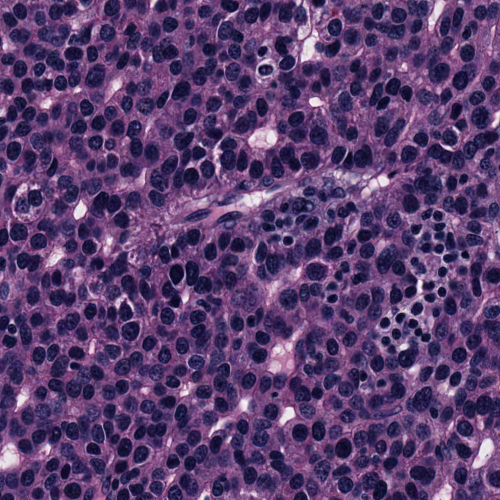
#> input picture images/histology/h_01.png, 1000 x 1000 px (shown at 1/2 size); its folder holds only this picture in this run
$ python random.py   (older library calls are emulated)
#> lines starting #> are read from the running program, lines starting #| are printed output that depends on the picture; long printed decimals are rounded
# -*- coding: utf-8 -*-
"""
Created on Sun Nov 20 01:00:10 2022

@author: Ivan
"""
import os
import matplotlib.pyplot as plt
from skimage.util import random_noise
from skimage.restoration import (denoise_wavelet, estimate_sigma)
from skimage.metrics import peak_signal_noise_ratio
import skimage.io
import random

path = "images/histology"

ReadImages=os.listdir(path)
#get the random image from histology folder
def randomImg():
    images=[]
    for img in ReadImages:
        image=skimage.io.imread(f'{path}/{img}')
#> image is the input picture: shape (1000, 1000, 3); mean R, G, B 91.2, 62.6, 111.3
        image=skimage.img_as_float(image)
        images.append(image)

    n = random.randint(-1,len(images)-1)
#> n = 0
    img = images[n]
    #shape = img.shape
    return img

image=randomImg()

#defining noise functions
noises=['gaussian', 's&p','salt','pepper','speckle']
noise = noises[random.randint(-1,len(noises)-1)]
#adding noise function
def addNoise(img, noise_mode=noise):
#> called with noise_mode = 'salt'
    sigma=0.6
    if (noise_mode == 'gaussian' or noise_mode == 'speckle'):
        noise_img=random_noise(img, mode=noise_mode, seed=None, clip=True, var= sigma**2)
    else:
        noise_img = random_noise(img, mode=noise_mode, amount=0.3)
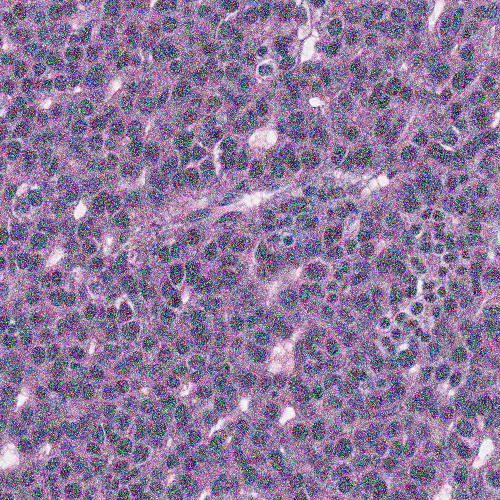
#> noise_img: shape (1000, 1000, 3) float64 (shown at 1/2 size); mean R, G, B 0.551, 0.471, 0.605
    return noise_img

noiseImg=addNoise(image)


#defining wavelet functions
wavelets=['haar', 'db2', 'sym2', 'coif2']
wavelet = wavelets[random.randint(-1,len(wavelets)-1)]

#Estimate value of standard deviation value
sigma_est=estimate_sigma(noiseImg,multichannel=True, average_sigmas=True)
#> sigma_est = 0.288
#applying Bayes shrinking
denoiseBayes= denoise_wavelet(noiseImg, method='BayesShrink', mode='soft', wavelet_levels=3, wavelet=wavelet,
                              multichannel=True, convert2ycbcr=True, rescale_sigma= True)
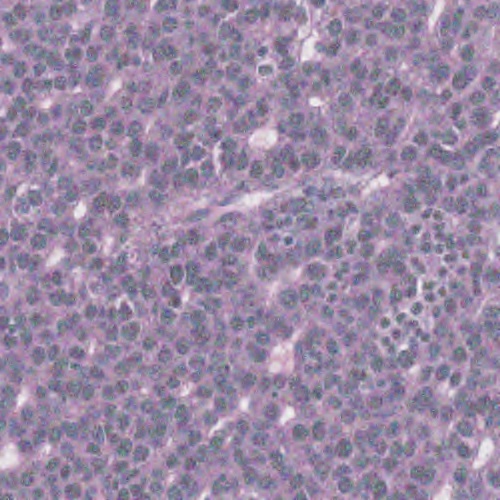
#> denoiseBayes: shape (1000, 1000, 3) float64 (shown at 1/2 size); mean R, G, B 0.551, 0.471, 0.605; drawn with min black and max white
#applying Visus shrinking
denoiseVisus= denoise_wavelet(noiseImg, method='VisuShrink', mode='soft', sigma=sigma_est/3, wavelet_levels=5, wavelet=wavelet,
                              multichannel=True, convert2ycbcr=True, rescale_sigma= True)
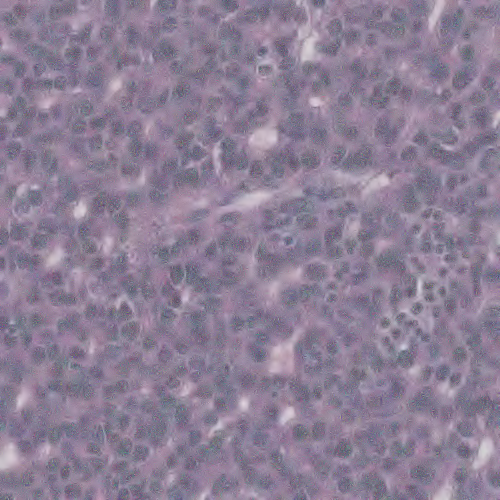
#> denoiseVisus: shape (1000, 1000, 3) float64 (shown at 1/2 size); mean R, G, B 0.551, 0.471, 0.605; drawn with min black and max white

#ploting images
fig, axes = plt.subplots(2, 2, figsize=[15, 15])

axes[0,0].imshow(image)
axes[0,0].set_title('Original Image')
axes[0,0].set_axis_off()

axes[0,1].imshow(noiseImg)
axes[0,1].set_title(f'{noise} noise Image')
axes[0,1].set_axis_off()

axes[1,0].imshow(denoiseBayes)
axes[1,0].set_title(f'Bayes denoise/{wavelet}')
axes[1,0].set_axis_off()

axes[1,1].imshow(denoiseVisus)
axes[1,1].set_title(f'Visus denoise/ {wavelet}')
axes[1,1].set_axis_off()

#calculate PSNR
noisy_p=peak_signal_noise_ratio(image, noiseImg)
#> noisy_p = 8.61
noisy_bayes=peak_signal_noise_ratio(image, denoiseBayes)
#> noisy_bayes = 13.38
noisy_visu=peak_signal_noise_ratio(image, denoiseVisus)
#> noisy_visu = 12.79

print('Original image vs. Noisy image',noisy_p)
#| Original image vs. Noisy image 8.608
print('Original image vs. Denoised Bayes',noisy_bayes)
#| Original image vs. Denoised Bayes 13.383
print('Original image vs. Denoised Visus',noisy_visu)
#| Original image vs. Denoised Visus 12.791


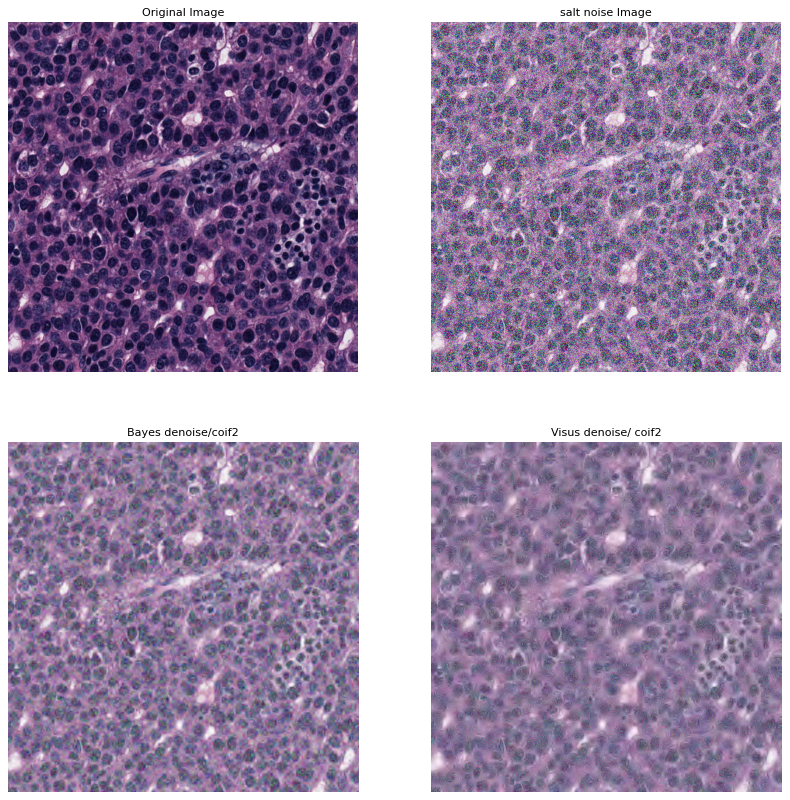
#> figure drawn by matplotlib, 4 panels

$ run again, on images/histology/h_02.png
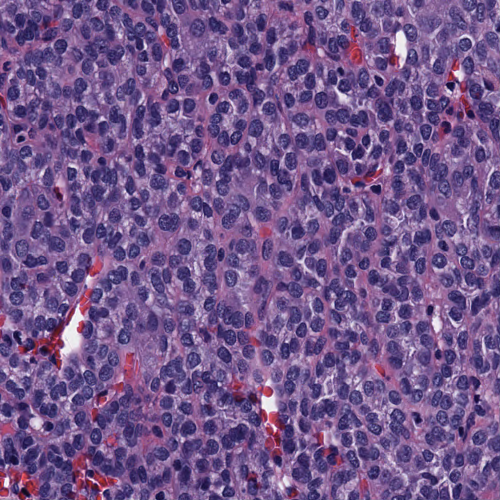
#> input picture images/histology/h_02.png, 1000 x 1000 px (shown at 1/2 size)
#> in randomImg, image is the input picture: shape (1000, 1000, 3); mean R, G, B 116.7, 86.8, 140.2
#> n = 0
#> sigma_est = 0.243
#> `denoiseVisus= denoise_wavelet(noiseImg, method='VisuShrink', mode='sof..`:
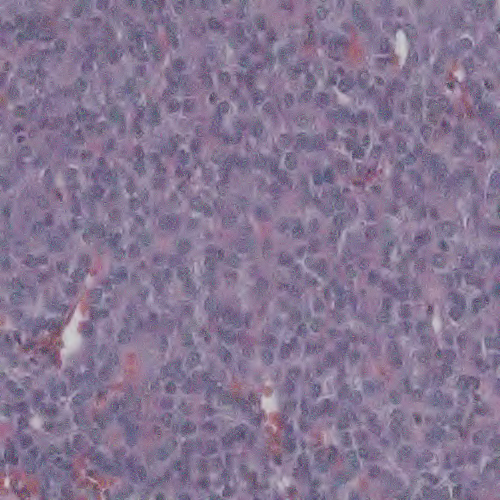
#> denoiseVisus: shape (1000, 1000, 3) float64 (shown at 1/2 size); mean R, G, B 0.62, 0.538, 0.685; drawn with min black and max white
#> noisy_p = 10.04
#> noisy_bayes = 14.67
#> noisy_visu = 14.03
#| Original image vs. Noisy image 10.035
#| Original image vs. Denoised Bayes 14.667
#| Original image vs. Denoised Visus 14.034
#> ``:
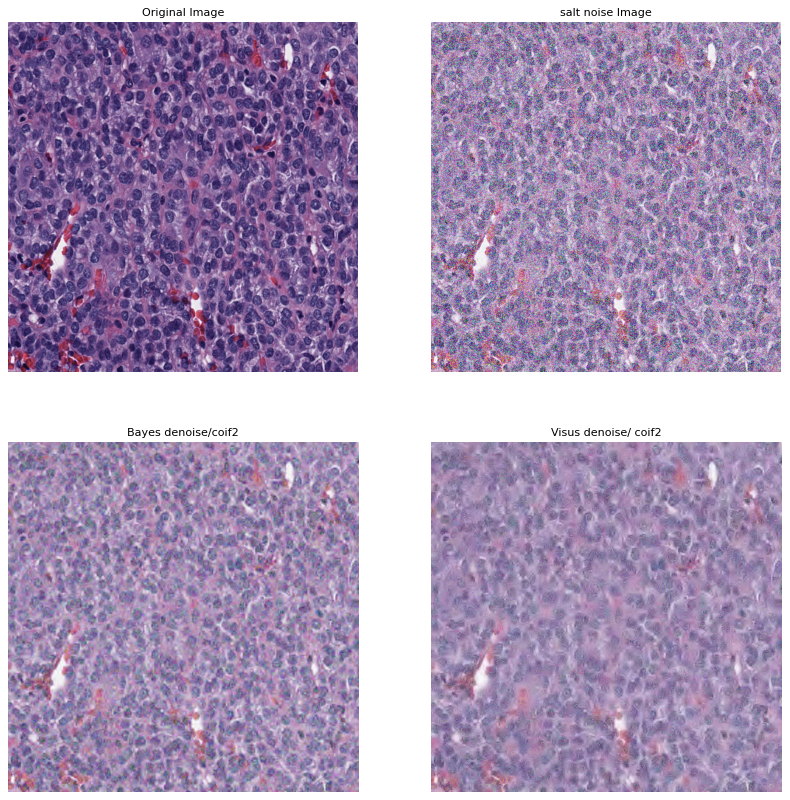
#> figure drawn by matplotlib, 4 panels

$ run again, on images/histology/h_03.png
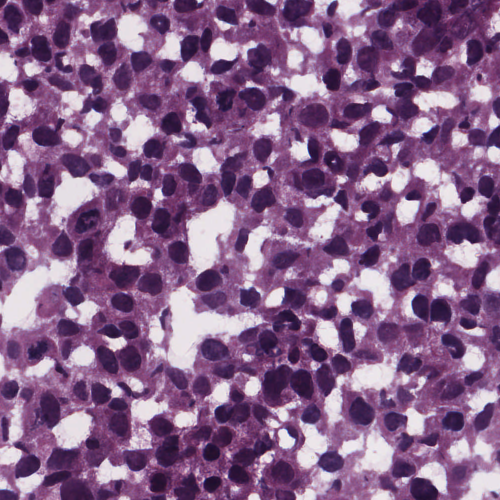
#> input picture images/histology/h_03.png, 1000 x 1000 px (shown at 1/2 size)
#> in randomImg, image is the input picture: shape (1000, 1000, 3); mean R, G, B 136.3, 98.3, 139.3
#> n = 0
#> sigma_est = 0.199
#> `denoiseBayes= denoise_wavelet(noiseImg, method='BayesShrink', mode='so..`:
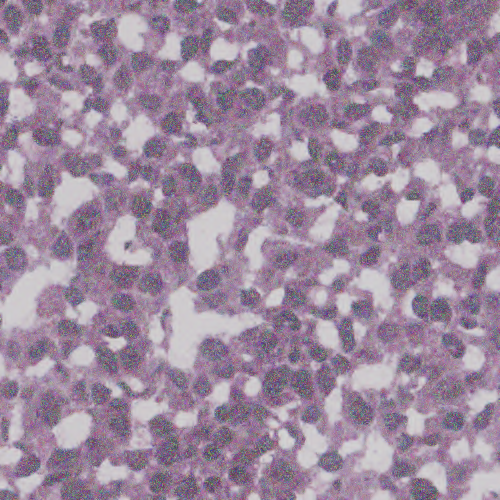
#> denoiseBayes: shape (1000, 1000, 3) float64 (shown at 1/2 size); mean R, G, B 0.674, 0.57, 0.682; drawn with min black and max white
#> noisy_p = 10.18
#> noisy_bayes = 13.5
#> noisy_visu = 13.86
#| Original image vs. Noisy image 10.184
#| Original image vs. Denoised Bayes 13.500
#| Original image vs. Denoised Visus 13.863
#> ``:
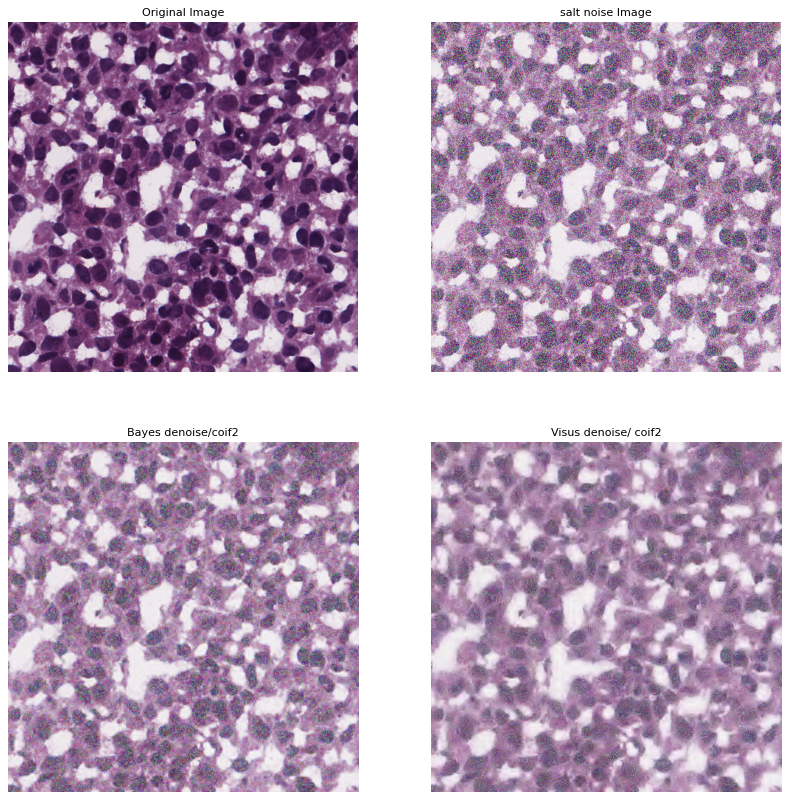
#> figure drawn by matplotlib, 4 panels

$ run again, on images/histology/h_04.png
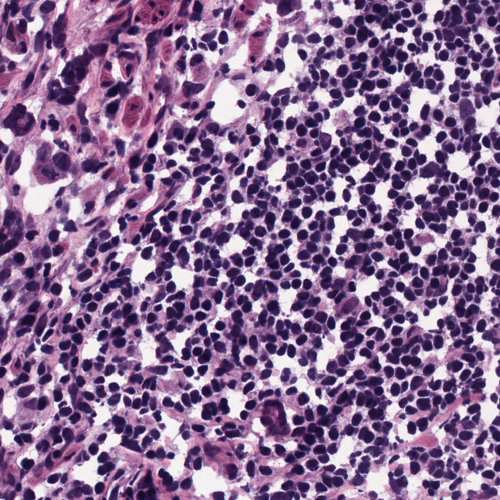
#> input picture images/histology/h_04.png, 1000 x 1000 px (shown at 1/2 size)
#> in randomImg, image is the input picture: shape (1000, 1000, 3); mean R, G, B 138.8, 109.8, 148.5
#> n = 0
#> sigma_est = 0.175
#> `denoiseBayes= denoise_wavelet(noiseImg, method='BayesShrink', mode='so..`:
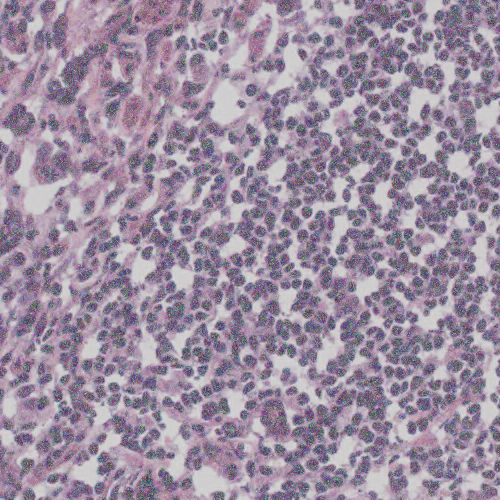
#> denoiseBayes: shape (1000, 1000, 3) float64 (shown at 1/2 size); mean R, G, B 0.681, 0.601, 0.708; drawn with min black and max white
#> noisy_p = 10.36
#> noisy_bayes = 12.87
#> noisy_visu = 13.43
#| Original image vs. Noisy image 10.361
#| Original image vs. Denoised Bayes 12.866
#| Original image vs. Denoised Visus 13.426
#> ``:
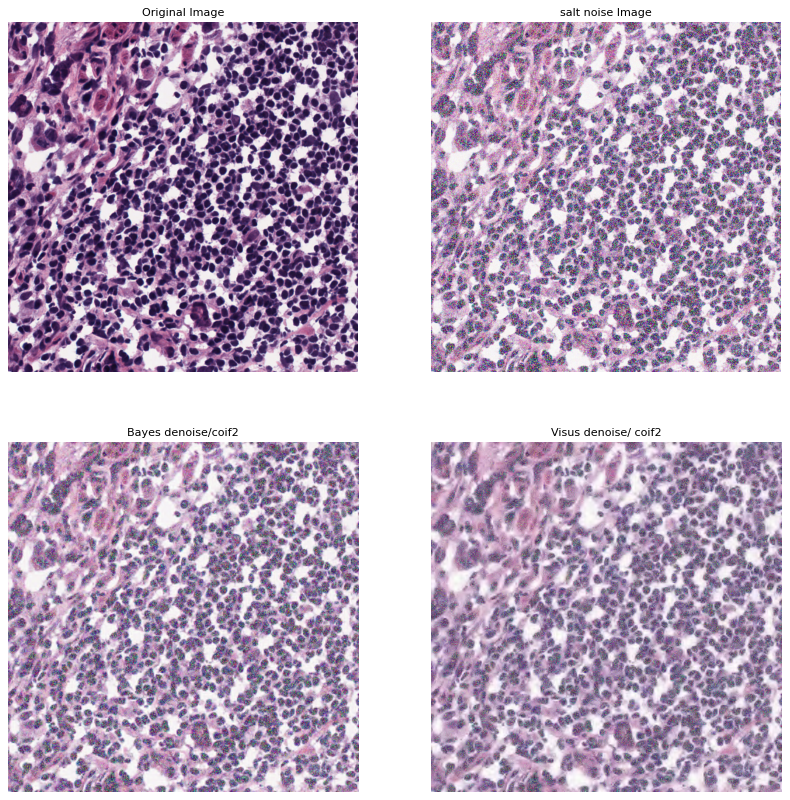
#> figure drawn by matplotlib, 4 panels
